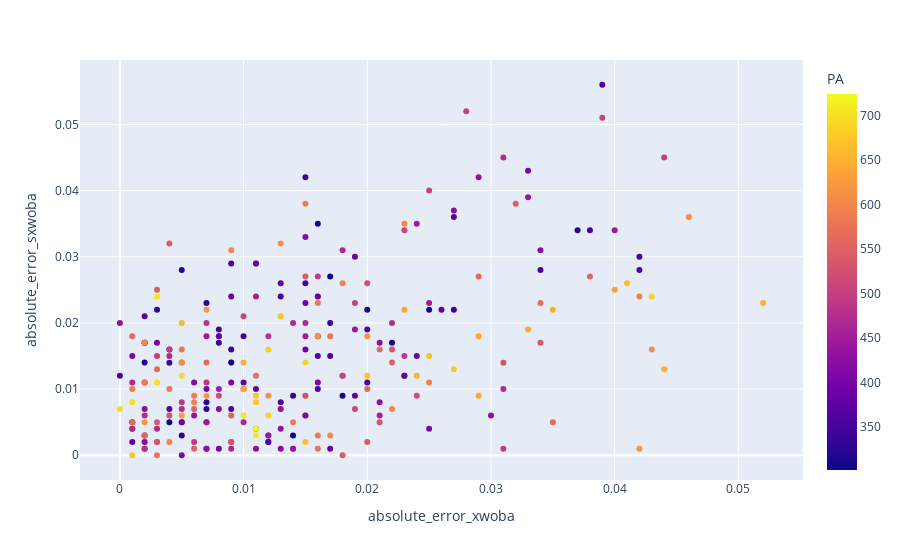

Notebook code for this chart:
### Code cell
px.scatter(data_frame=leaders.loc[leaders['PA']>300], x='absolute_error_xwoba', y='absolute_error_sxwoba', color='PA', hover_data=['batter_name'])

### Figure 1 — Plotly figure (JSON) as saved in the notebook; plotly's stock layout.template omitted (floating-point values rounded to 4 significant figures; data arrays with more than 128 entries replaced by an {"elided": "..."} marker saying what was removed)
{"data": [{"customdata": {"elided": "276x1 str values"}, "hovertemplate": "absolute_error_xwoba=%{x}<br>absolute_error_sxwoba=%{y}<br>batter_name=%{customdata[0]}<br>PA=%{marker.color}<extra></extra>", "legendgroup": "", "marker": {"color": {"elided": "276 int values"}, "coloraxis": "coloraxis", "symbol": "circle"}, "mode": "markers", "name": "", "orientation": "v", "showlegend": false, "type": "scatter", "x": {"elided": "276 float values"}, "xaxis": "x", "y": {"elided": "276 float values"}, "yaxis": "y"}], "layout": {"coloraxis": {"colorbar": {"title": {"text": "PA"}}, "colorscale": [[0, "#0d0887"], [0.1111, "#46039f"], [0.2222, "#7201a8"], [0.3333, "#9c179e"], [0.4444, "#bd3786"], [0.5556, "#d8576b"], [0.6667, "#ed7953"], [0.7778, "#fb9f3a"], [0.8889, "#fdca26"], [1, "#f0f921"]]}, "legend": {"tracegroupgap": 0}, "margin": {"t": 60}, "xaxis": {"anchor": "y", "domain": [0, 1], "title": {"text": "absolute_error_xwoba"}}, "yaxis": {"anchor": "x", "domain": [0, 1], "title": {"text": "absolute_error_sxwoba"}}}}
